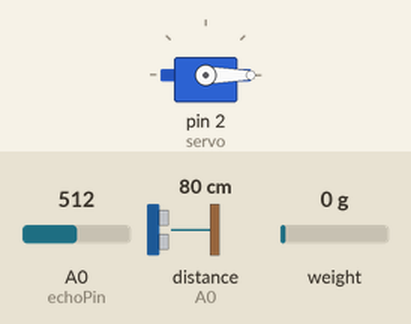
Simulated run of this sketch. Board: Arduino Uno, built with avr-gcc and run on an emulated ATmega328P. On the bench: servo. Wiring (inferred from the names in the program): ultrasonic range finder: trigger pin 15; echo A0. Inputs (shaded band) come from the test bench; at power-on: distance to the obstacle (sensor on A0) 80 cm, A0 (echoPin) = 512, weight on the scale 0 g. The echo pulse lasts 58.3 µs per cm; what the sketch prints to the serial monitor is not drawn.

Above: at 11.9 s.
12.0 s: distance to the obstacle (sensor on A0) set to 12 cm
20.3 s: distance to the obstacle (sensor on A0) set to 9 cm
At 27.9 s:
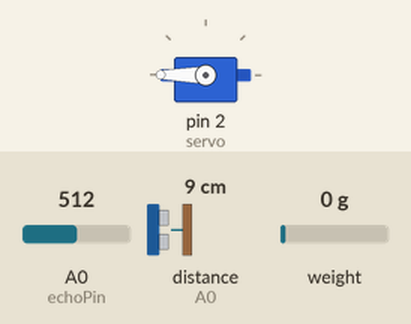
29.0 s: distance to the obstacle (sensor on A0) set to 18 cm
At 36.0 s:
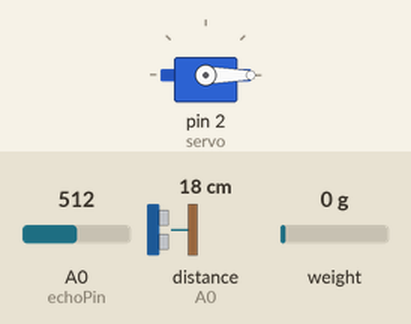
36.4 s: distance to the obstacle (sensor on A0) set to 2 cm
At 43.7 s:
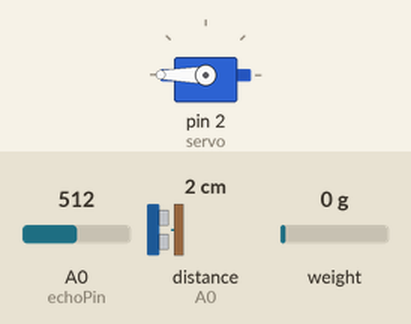
Timing chart, 0 to 45.2 s (numbered marks = the images above; inputs shaded):
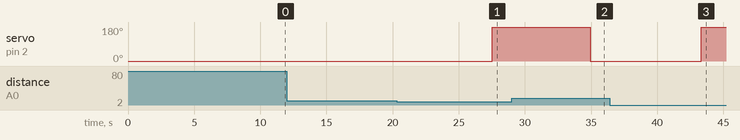

The sketch:

NodeMCU-Ping-IO.ino
```cpp
// Juilee Kotnis & Sushrut Thakur
#include <Servo.h>
#include "config.h"
#include <Arduino.h>
#include "HX711.h"
#define SOUND_VELOCITY 0.034
#define CM_TO_INCH 0.393701

Servo servo;
HX711 scale;

const int trigPin = 15;
const int echoPin = 14;
long duration;
float distanceCm;
float distanceInch;
int x = 0;
float percent = 0;
double percent_trash = 0;
const int dry = 849;
const int wet = 395;
const int LOADCELL_DOUT_PIN = 12;
const int LOADCELL_SCK_PIN = 13;

AdafruitIO_Feed *Wetness_Garbage = io.feed("Wetness_Garbage");
AdafruitIO_Feed *Trash_Lid = io.feed("Trash_Lid");
AdafruitIO_Feed *Percentage_Trash = io.feed("Percentage_Trash");

void sendSensor()
{

  x = analogRead(A0);
  percent = map(x, wet, dry, 100, 0);
  Wetness_Garbage->save(percent);
  delay(500);
  Trash_Lid->save(distanceCm);
  delay(3000);
  Percentage_Trash->save(percent_trash);
  delay(2000);

}

void setup() {

  Serial.begin(115200);
  while(! Serial);
  Serial.print("Connecting to Adafruit IO");

  io.connect();
  while(io.status() < AIO_CONNECTED) {
    Serial.print(".");
    delay(500);
  }

  Serial.println();
  Serial.println(io.statusText());

  servo.attach(2); //D4
  servo.write(0);
  delay(2000);
  pinMode(trigPin, OUTPUT);
  pinMode(echoPin, INPUT);

  Serial.println("HX711 Demo");
  Serial.println("Initializing the scale");
  scale.begin(LOADCELL_DOUT_PIN, LOADCELL_SCK_PIN);
  Serial.println("Before setting up the scale:");
  Serial.print("read: \t\t");
  Serial.println(scale.read());
  Serial.print("read average: \t\t");
  Serial.println(scale.read_average(20));
  Serial.print("get value: \t\t");
  Serial.println(scale.get_value(5));
  Serial.print("get units: \t\t");
  Serial.println(scale.get_units(5), 1);
  scale.set_scale(1517);
  scale.tare();
  Serial.println("After setting up the scale:");
  Serial.print("read: \t\t");
  Serial.println(scale.read());
  Serial.print("read average: \t\t");
  Serial.println(scale.read_average(20));
  Serial.print("get value: \t\t");
  Serial.println(scale.get_value(5));
  Serial.print("get units: \t\t");
  Serial.println(scale.get_units(5), 1);
  Serial.println("Readings:");

}

void loop() {

  digitalWrite(trigPin, LOW);
  delayMicroseconds(2);
  digitalWrite(trigPin, HIGH);
  delayMicroseconds(10);
  digitalWrite(trigPin, LOW);
  duration = pulseIn(echoPin, HIGH);
  distanceCm = duration * SOUND_VELOCITY/2;
  Serial.println(distanceCm);
  if(distanceCm < 10.0)
  {
    Serial.println("Open the Bin");
    servo.write(180);
    delay(1000);

  }
  else
  {
    servo.write(0);
    delay(2000);
  }

  double weight = scale.get_units();
  percent_trash = (weight/11400)*100;
  Serial.print('\n');
  Serial.print(weight);
  Serial.print('\n');
  Serial.print(percent_trash);
  scale.power_down();             // put the ADC in sleep mode
  delay(500);
  scale.power_up();

  io.run();
  sendSensor();
  delay(200);

}
```

config.h
```cpp
/************************ Adafruit IO Config *******************************/

// visit io.adafruit.com if you need to create an account,
// or if you need your Adafruit IO key.
#define IO_USERNAME  "JuileeKotnis"
#define IO_KEY       "aio_NgsC67eC1Ao32cfTA1yQuLfxwUEG"

/******************************* WIFI **************************************/

// the AdafruitIO_WiFi client will work with the following boards:
//   - HUZZAH ESP8266 Breakout -> https://www.adafruit.com/products/2471
//   - Feather HUZZAH ESP8266 -> https://www.adafruit.com/products/2821
//   - Feather HUZZAH ESP32 -> https://www.adafruit.com/product/3405
//   - Feather M0 WiFi -> https://www.adafruit.com/products/3010
//   - Feather WICED -> https://www.adafruit.com/products/3056
//   - Adafruit PyPortal -> https://www.adafruit.com/product/4116
//   - Adafruit Metro M4 Express AirLift Lite ->
//   https://www.adafruit.com/product/4000
//   - Adafruit AirLift Breakout -> https://www.adafruit.com/product/4201
//   - Adafruit AirLift Shield -> https://www.adafruit.com/product/4285
//   - Adafruit AirLift FeatherWing -> https://www.adafruit.com/product/4264

#define WIFI_SSID "IndXfinity"
#define WIFI_PASS "JuiBhav1112"

// uncomment the following line if you are using airlift
// #define USE_AIRLIFT

// uncomment the following line if you are using winc1500
// #define USE_WINC1500

// comment out the following lines if you are using fona or ethernet
#include "AdafruitIO_WiFi.h"

#if defined(USE_AIRLIFT) || defined(ADAFRUIT_METRO_M4_AIRLIFT_LITE) ||         \
    defined(ADAFRUIT_PYPORTAL)
// Configure the pins used for the ESP32 connection
#if !defined(SPIWIFI_SS) // if the wifi definition isnt in the board variant
// Don't change the names of these #define's! they match the variant ones
#define SPIWIFI SPI
#define SPIWIFI_SS 10 // Chip select pin
#define NINA_ACK 9    // a.k.a BUSY or READY pin
#define NINA_RESETN 6 // Reset pin
#define NINA_GPIO0 -1 // Not connected
#endif
AdafruitIO_WiFi io(IO_USERNAME, IO_KEY, WIFI_SSID, WIFI_PASS, SPIWIFI_SS,
                   NINA_ACK, NINA_RESETN, NINA_GPIO0, &SPIWIFI);
#else
AdafruitIO_WiFi io(IO_USERNAME, IO_KEY, WIFI_SSID, WIFI_PASS);
#endif
/******************************* FONA **************************************/

// the AdafruitIO_FONA client will work with the following boards:
//   - Feather 32u4 FONA -> https://www.adafruit.com/product/3027

// uncomment the following two lines for 32u4 FONA,
// and comment out the AdafruitIO_WiFi client in the WIFI section
// #include "AdafruitIO_FONA.h"
// AdafruitIO_FONA io(IO_USERNAME, IO_KEY);

/**************************** ETHERNET ************************************/

// the AdafruitIO_Ethernet client will work with the following boards:
//   - Ethernet FeatherWing -> https://www.adafruit.com/products/3201

// uncomment the following two lines for ethernet,
// and comment out the AdafruitIO_WiFi client in the WIFI section
// #include "AdafruitIO_Ethernet.h"
// AdafruitIO_Ethernet io(IO_USERNAME, IO_KEY);
```

Measured:
- the behaviour switches between 11 and 10 cm on distance to the obstacle (sensor on A0) (found by bisection; images 0 and 1)
- after the input at 12.0 s, every drawn part: stays the same
- after the input at 20.3 s, servo on pin 2 (servo): 0° → 180° after 7.2 s
- after the input at 29.0 s, servo on pin 2 (servo): 180° → 0° after 5.9 s
- after the input at 36.4 s, servo on pin 2 (servo): 0° → 180° after 6.9 s
